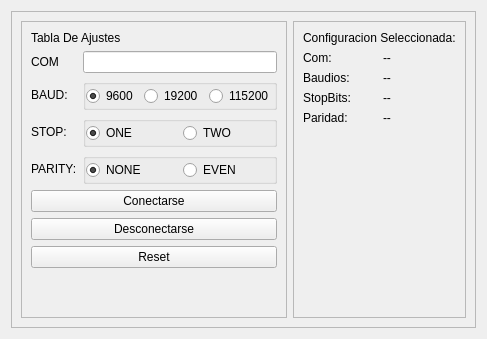
            <widget class="QWidget" name="page1">
             <layout class="QHBoxLayout" name="horizontalLayout_7">
              <item>
               <widget class="QFrame" name="frame_8">
                <property name="frameShape">
                 <enum>QFrame::StyledPanel</enum>
                </property>
                <property name="frameShadow">
                 <enum>QFrame::Raised</enum>
                </property>
                <layout class="QHBoxLayout" name="horizontalLayout_10">
                 <item>
                  <widget class="QFrame" name="configC_2">
                   <property name="maximumSize">
                    <size>
                     <width>300</width>
                     <height>16777215</height>
                    </size>
                   </property>
                   <property name="frameShape">
                    <enum>QFrame::StyledPanel</enum>
                   </property>
                   <property name="frameShadow">
                    <enum>QFrame::Raised</enum>
                   </property>
                   <layout class="QVBoxLayout" name="verticalLayout_4">
                    <item>
                     <layout class="QGridLayout" name="gridLayout">
                      <item row="9" column="0">
                       <spacer name="verticalSpacer">
                        <property name="orientation">
                         <enum>Qt::Vertical</enum>
                        </property>
                        <property name="sizeHint" stdset="0">
                         <size>
                          <width>20</width>
                          <height>40</height>
                         </size>
                        </property>
                       </spacer>
                      </item>
                      <item row="8" column="0" colspan="4">
                       <widget class="QPushButton" name="btnReset">
                        <property name="text">
                         <string>Reset</string>
                        </property>
                       </widget>
                      </item>
                      <item row="1" column="1" colspan="3">
                       <widget class="QLineEdit" name="puerto">
                        <property name="sizePolicy">
                         <sizepolicy hsizetype="Expanding" vsizetype="Fixed">
                          <horstretch>0</horstretch>
                          <verstretch>0</verstretch>
                         </sizepolicy>
                        </property>
                        <property name="cursorPosition">
                         <number>0</number>
                        </property>
                       </widget>
                      </item>
                      <item row="7" column="0" colspan="4">
                       <widget class="QPushButton" name="btnDisconnect">
                        <property name="styleSheet">
                         <string notr="true">text-align: center;</string>
                        </property>
                        <property name="text">
                         <string>Desconectarse</string>
                        </property>
                       </widget>
                      </item>
                      <item row="0" column="0" colspan="4">
                       <widget class="QLabel" name="titulo">
                        <property name="maximumSize">
                         <size>
                          <width>16777215</width>
                          <height>50</height>
                         </size>
                        </property>
                        <property name="text">
                         <string>Tabla De Ajustes</string>
                        </property>
                       </widget>
                      </item>
                      <item row="1" column="0">
                       <widget class="QLabel" name="label_5">
                        <property name="text">
                         <string>COM</string>
                        </property>
                       </widget>
                      </item>
                      <item row="6" column="0" colspan="4">
                       <widget class="QPushButton" name="btnConnect">
                        <property name="styleSheet">
                         <string notr="true">text-align: center;</string>
                        </property>
                        <property name="text">
                         <string>Conectarse</string>
                        </property>
                       </widget>
                      </item>
                      <item row="4" column="1" colspan="3">
                       <widget class="QGroupBox" name="stop_box">
                        <property name="title">
                         <string/>
                        </property>
                        <layout class="QHBoxLayout" name="horizontalLayout_15">
                         <property name="leftMargin">
                          <number>0</number>
                         </property>
                         <property name="topMargin">
                          <number>0</number>
                         </property>
                         <property name="rightMargin">
                          <number>0</number>
                         </property>
                         <property name="bottomMargin">
                          <number>0</number>
                         </property>
                         <item>
                          <widget class="QRadioButton" name="stop1">
                           <property name="text">
                            <string>ONE</string>
                           </property>
                           <property name="checked">
                            <bool>true</bool>
                           </property>
                          </widget>
                         </item>
                         <item>
                          <widget class="QRadioButton" name="stop2">
                           <property name="text">
                            <string>TWO</string>
                           </property>
                           <property name="checked">
                            <bool>false</bool>
                           </property>
                          </widget>
                         </item>
                        </layout>
                       </widget>
                      </item>
                      <item row="4" column="0">
                       <widget class="QLabel" name="label_6">
                        <property name="text">
                         <string>STOP:</string>
                        </property>
                       </widget>
                      </item>
                      <item row="5" column="1" colspan="3">
                       <widget class="QGroupBox" name="groupBox">
                        <property name="title">
                         <string/>
                        </property>
                        <layout class="QHBoxLayout" name="horizontalLayout_13">
                         <property name="leftMargin">
                          <number>0</number>
                         </property>
                         <property name="topMargin">
                          <number>0</number>
                         </property>
                         <property name="rightMargin">
                          <number>0</number>
                         </property>
                         <property name="bottomMargin">
                          <number>0</number>
                         </property>
                         <item>
                          <widget class="QRadioButton" name="par1">
                           <property name="text">
                            <string>NONE</string>
                           </property>
                           <property name="checked">
                            <bool>true</bool>
                           </property>
                          </widget>
                         </item>
                         <item>
                          <widget class="QRadioButton" name="par2">
                           <property name="text">
                            <string>EVEN</string>
                           </property>
                           <property name="checked">
                            <bool>false</bool>
                           </property>
                          </widget>
                         </item>
                        </layout>
                       </widget>
                      </item>
                      <item row="5" column="0">
                       <widget class="QLabel" name="label_13">
                        <property name="text">
                         <string>PARITY:</string>
                        </property>
                       </widget>
                      </item>
                      <item row="3" column="1" colspan="3">
                       <widget class="QGroupBox" name="groupBox_2">
                        <property name="title">
                         <string/>
                        </property>
                        <layout class="QHBoxLayout" name="horizontalLayout_14">
                         <property name="leftMargin">
                          <number>0</number>
                         </property>
                         <property name="topMargin">
                          <number>0</number>
                         </property>
                         <property name="rightMargin">
                          <number>0</number>
                         </property>
                         <property name="bottomMargin">
                          <number>0</number>
                         </property>
                         <item>
                          <widget class="QRadioButton" name="bau1">
                           <property name="text">
                            <string>9600</string>
                           </property>
                           <property name="checked">
                            <bool>true</bool>
                           </property>
                          </widget>
                         </item>
                         <item>
                          <widget class="QRadioButton" name="bau2">
                           <property name="text">
                            <string>19200</string>
                           </property>
                           <property name="checked">
                            <bool>false</bool>
                           </property>
                          </widget>
                         </item>
                         <item>
                          <widget class="QRadioButton" name="bau3">
                           <property name="text">
                            <string>115200</string>
                           </property>
                          </widget>
                         </item>
                        </layout>
                       </widget>
                      </item>
                      <item row="3" column="0">
                       <widget class="QLabel" name="label_14">
                        <property name="text">
                         <string>BAUD:</string>
                        </property>
                       </widget>
                      </item>
                     </layout>
                    </item>
                   </layout>
                  </widget>
                 </item>
                 <item>
                  <widget class="QFrame" name="configC">
                   <property name="sizePolicy">
                    <sizepolicy hsizetype="Preferred" vsizetype="Preferred">
                     <horstretch>0</horstretch>
                     <verstretch>0</verstretch>
                    </sizepolicy>
                   </property>
                   <property name="frameShape">
                    <enum>QFrame::StyledPanel</enum>
                   </property>
                   <property name="frameShadow">
                    <enum>QFrame::Raised</enum>
                   </property>
                   <layout class="QVBoxLayout" name="verticalLayout_5">
                    <item>
                     <layout class="QGridLayout" name="gridLayout_2">
                      <item row="3" column="1">
                       <widget class="QLabel" name="stop_ser">
                        <property name="text">
                         <string>--</string>
                        </property>
                       </widget>
                      </item>
                      <item row="6" column="1">
                       <spacer name="verticalSpacer_2">
                        <property name="orientation">
                         <enum>Qt::Vertical</enum>
                        </property>
                        <property name="sizeHint" stdset="0">
                         <size>
                          <width>20</width>
                          <height>40</height>
                         </size>
                        </property>
                       </spacer>
                      </item>
                      <item row="1" column="0">
                       <widget class="QLabel" name="label_9">
                        <property name="text">
                         <string>Com:</string>
                        </property>
                       </widget>
                      </item>
                      <item row="2" column="1">
                       <widget class="QLabel" name="bau_ser">
                        <property name="text">
                         <string>--</string>
                        </property>
                       </widget>
                      </item>
                      <item row="4" column="0">
                       <widget class="QLabel" name="label_11">
                        <property name="text">
                         <string>Paridad:</string>
                        </property>
                       </widget>
                      </item>
                      <item row="0" column="0" colspan="2">
                       <widget class="QLabel" name="label_8">
                        <property name="text">
                         <string>Configuracion Seleccionada:</string>
                        </property>
                       </widget>
                      </item>
                      <item row="1" column="1">
                       <widget class="QLabel" name="com_ser">
                        <property name="text">
                         <string>--</string>
                        </property>
                       </widget>
                      </item>
                      <item row="4" column="1">
                       <widget class="QLabel" name="parity_ser">
                        <property name="text">
                         <string>--</string>
                        </property>
                       </widget>
                      </item>
                      <item row="2" column="0">
                       <widget class="QLabel" name="label_10">
                        <property name="text">
                         <string>Baudios:</string>
                        </property>
                       </widget>
                      </item>
                      <item row="3" column="0">
                       <widget class="QLabel" name="label_12">
                        <property name="text">
                         <string>StopBits:</string>
                        </property>
                       </widget>
                      </item>
                     </layout>
                    </item>
                   </layout>
                  </widget>
                 </item>
                </layout>
               </widget>
              </item>
             </layout>
            </widget>
